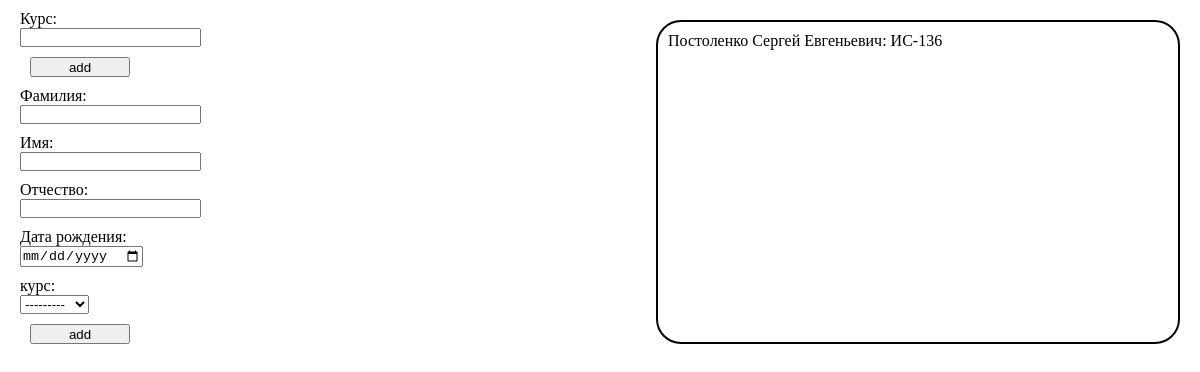
Before: / with the older database file.
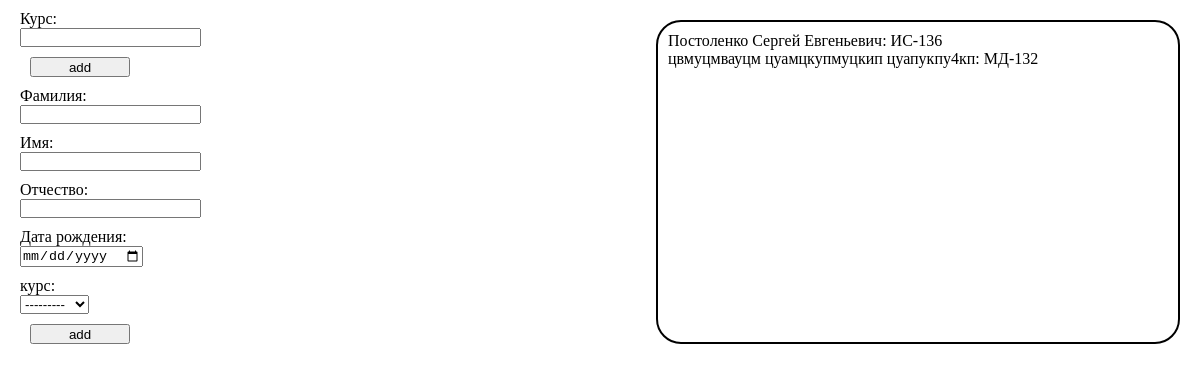
After: the same page with the newer database file.
### main/models.py (models this page shows)
class Student(models.Model):
    surname = models.CharField(max_length=50)
    first_name = models.CharField(max_length=50)
    last_name = models.CharField(max_length=50)
    birth_date = models.DateField()
    courses = models.ForeignKey(Course, on_delete=models.DO_NOTHING)
    def __str__(self):
        return f'{self.surname} {self.first_name} {self.last_name}: {self.courses}'

class Course(models.Model):
    course = models.CharField(max_length=50)
    def __str__(self):
        return self.course

### main/views.py (the view, shortened to what this page needs)
# urls.py: path('', views.index, name='counter'),
def index(request):
    courseform = CourseForm()
    studentform = StudentForm()
    if request.method == "POST" and 'course' in request.POST:
        courseform =  CourseForm(request.POST)
        if courseform.is_valid():
            newscourse = courseform.save()
            newscourse.save()
        else:
             courseform = CourseForm()
    else:
        courseform = CourseForm()
        studentform = StudentForm()
    students = Student.objects.all()
    data = {
        'students':students,
        'studentform':studentform,
        'courseform':courseform,
    }
    return render(request, 'main/index.html', data)

### main/forms.py
class StudentForm(forms.ModelForm):
    surname = forms.CharField(max_length=50, label='Фамилия', widget=forms.TextInput(attrs={'class':'studentFormsurname'}))
    first_name = forms.CharField(max_length=50, label='Имя', widget=forms.TextInput(attrs={'class':'studentFormfirstname'}))
    last_name = forms.CharField(max_length=50, label='Отчество', widget=forms.TextInput(attrs={'class':'studentFormlastname'}))
    birth_date = forms.DateField(label='Дата рождения', widget=forms.DateInput(attrs={'type':'date', 'class':'studentFormdate'}))
    courses = forms.ModelChoiceField(queryset=Course.objects.all(),label='курс')
    class Meta:
        model = Student
        fields = '__all__'

class CourseForm(forms.ModelForm):
    course = forms.CharField(max_length=50, label='Курс', widget=forms.TextInput(attrs={'class':'courseFormcourse'}))
    class Meta:
        model = Course
        fields = '__all__'

### main/templates/main/index.html (shortened to what this page needs)
{% load static %}
<!DOCTYPE html>
<html lang="en">
<head>
    <link rel="stylesheet" href="{% static 'main/index.css' %}">
</head>
<body>
    <div class="formholder">
        <form method="post">
            {{courseform.as_p}}
            <button type="submit">add</button>
        </form>
        <form method="post">
            {{studentform.as_p}}
            <button type="submit">add</button>
        </form>
    </div>
    <div class="list">
        {% for student in students %}
            {{student}}<br>
        {% endfor %}
    </div>
</body>
</html>

### main/static/main/index.css (style rules this page uses)
* { padding: 0; margin: 0; }
label { width: 500px; display: flex; }
p { margin-left: 20px; margin-top: 10px; }
button { margin-left: 30px; width: 100px; height: 20px; margin-top: 10px; }
body { display: flex; justify-content: space-between; }
.list { width: 500px; max-height: 500px; border: solid 2px black; border-radius: 25px; overflow-y: scroll; padding: 10px; margin-top: 20px; margin-right: 20px; }

Changed rows visible on the page:
added Student: surname+first_name+last_name "цвмуцмвауцм цуамцкупмуцкип цуапукпу4кп: МД-132"
